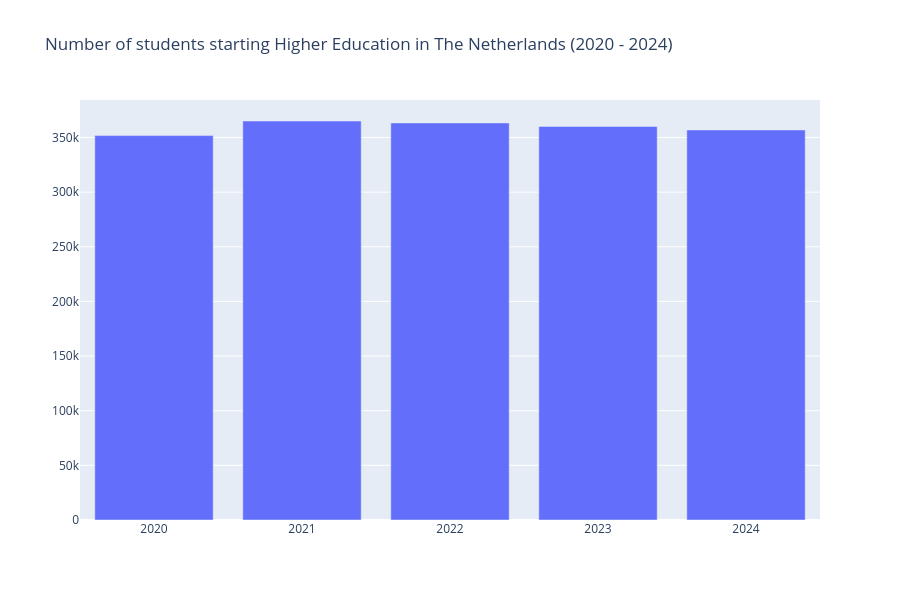

Notebook code cell kept with this figure:
### Markdown cell above
## Perspective 1: The Benefits of Enrollment Growth.
This perspective focuses on the positive impact of the growth in student enrollment in Dutch higher education. You can highlight benefits such as improved access to higher education, increased diversity, and a more educated workforce.

The sustained growth in student enrollment at Dutch higher education institutions signals improved accessibility and reflects society’s increasing valuation of higher qualifications. This trend expands educational opportunities, fosters a more educated workforce, and strengthens the international character of Dutch academia.


#### Impact of the COVID-19 Pandemic
The significant peak in student enrollment in 2021 can likely be attributed to the disruptive effects of the COVID-19 pandemic in the preceding year. In 2020, many students — both domestic and international — chose to postpone or reconsider their studies due to uncertainty around lockdowns, travel restrictions, and the abrupt transition to online education (OECD, 2021). As a result, a portion of those students deferred their enrollment to 2021, effectively creating a “backlog effect” that caused a temporary surge in admissions.

After this pandemic-driven spike, enrollment numbers began to decline slightly, yet they appear to have stabilized at a higher level than pre-pandemic figures. This suggests a new equilibrium is forming — one in which higher education remains more accessible and attractive to a broader population, but without the artificial inflation seen during the COVID recovery year.

This stabilization indicates that underlying trends such as internationalization, policy-driven access improvements, and demographic shifts are continuing to support enrollment at a structurally higher baseline.

### Code cell
plt1 = go.Figure([go.Bar(
    x=jaren,
    y=[(registraties_wo[i].sum()) for i in jaren],
    
)])

plt1.update_layout(title="Number of students starting Higher Education in The Netherlands (2020 - 2024)", height = 600)
plt1.show()

### Figure 1 — Plotly figure (JSON) as saved in the notebook; plotly's stock layout.template omitted (floating-point values rounded to 4 significant figures)
{"data": [{"type": "bar", "x": ["2020", "2021", "2022", "2023", "2024"], "y": [351734, 365072, 363310, 360101, 356920]}], "layout": {"height": 600, "title": {"text": "Number of students starting Higher Education in The Netherlands (2020 - 2024)"}}}
